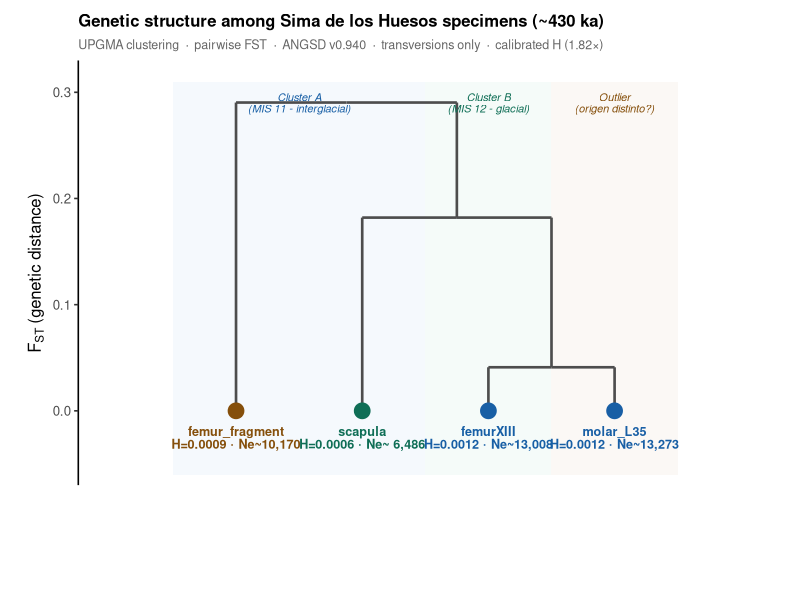

Write the R code that produced this figure.
library(ggplot2)
library(ggdendro)

specs <- c("femurXIII", "molar_L35", "scapula", "femur_fragment")

fst_mat <- matrix(0, 4, 4, dimnames=list(specs, specs))
fst_mat["femurXIII","molar_L35"]     <- fst_mat["molar_L35","femurXIII"]     <- 0.041
fst_mat["femurXIII","scapula"]        <- fst_mat["scapula","femurXIII"]        <- 0.123
fst_mat["femurXIII","femur_fragment"] <- fst_mat["femur_fragment","femurXIII"] <- 0.302
fst_mat["molar_L35","scapula"]        <- fst_mat["scapula","molar_L35"]        <- 0.241
fst_mat["molar_L35","femur_fragment"] <- fst_mat["femur_fragment","molar_L35"] <- 0.284
fst_mat["scapula","femur_fragment"]   <- fst_mat["femur_fragment","scapula"]   <- 0.285

h_vals  <- c(femurXIII=0.001183, molar_L35=0.001207, scapula=0.000590, femur_fragment=0.000925)
ne_vals <- round(h_vals/1.82 / (4*1.25e-8*(1-h_vals/1.82)))

hc     <- hclust(as.dist(fst_mat), method="average")
ddata  <- dendro_data(hc)
lab_df <- label(ddata)
seg_df <- segment(ddata)

col_map <- c(femurXIII="#185FA5", molar_L35="#185FA5",
             scapula="#0F6E56", femur_fragment="#854F0B")
lab_df$color    <- col_map[lab_df$label]
lab_df$ne_label <- sprintf("%s\nH=%.4f · Ne~%s",
                           lab_df$label,
                           h_vals[lab_df$label],
                           format(ne_vals[lab_df$label], big.mark=","))

p <- ggplot() +
  # Fondos de cluster
  annotate("rect", xmin=0.5, xmax=2.5, ymin=-0.06, ymax=0.31,
           fill="#E6F1FB", alpha=0.4) +
  annotate("rect", xmin=2.5, xmax=3.5, ymin=-0.06, ymax=0.31,
           fill="#E6F5F0", alpha=0.4) +
  annotate("rect", xmin=3.5, xmax=4.5, ymin=-0.06, ymax=0.31,
           fill="#F5EDE6", alpha=0.4) +

  # Dendrograma vertical
  geom_segment(data=seg_df,
               aes(x=x, y=y, xend=xend, yend=yend),
               linewidth=0.9, color="grey30") +

  # Puntos en hojas
  geom_point(data=lab_df, aes(x=x, y=0, color=color),
             size=5, show.legend=FALSE) +
  scale_color_identity() +

  # Labels debajo de los puntos
  geom_text(data=lab_df,
            aes(x=x, y=-0.025, label=ne_label, color=color),
            size=3.2, show.legend=FALSE,
            lineheight=0.85, fontface="bold") +

  # Anotaciones de cluster arriba
  annotate("text", x=1.5, y=0.29,
           label="Cluster A\n(MIS 11 - interglacial)",
           size=2.8, color="#185FA5", fontface="italic", lineheight=0.85) +
  annotate("text", x=3.0, y=0.29,
           label="Cluster B\n(MIS 12 - glacial)",
           size=2.8, color="#0F6E56", fontface="italic", lineheight=0.85) +
  annotate("text", x=4.0, y=0.29,
           label="Outlier\n(origen distinto?)",
           size=2.8, color="#854F0B", fontface="italic", lineheight=0.85) +

  scale_y_continuous(
    name   = expression(F[ST]~"(genetic distance)"),
    limits = c(-0.07, 0.33),
    breaks = c(0, 0.1, 0.2, 0.3),
    expand = c(0, 0)
  ) +
  scale_x_continuous(expand=c(0.15, 0.15)) +

  labs(
    title    = "Genetic structure among Sima de los Huesos specimens (~430 ka)",
    subtitle = "UPGMA clustering  \u00b7  pairwise FST  \u00b7  ANGSD v0.940  \u00b7  transversions only  \u00b7  calibrated H (1.82\u00d7)"
  ) +

  theme_classic(base_size=12) +
  theme(
    plot.background  = element_rect(fill="white", color=NA),
    panel.background = element_rect(fill="white", color=NA),
    axis.text.x      = element_blank(),
    axis.ticks.x     = element_blank(),
    axis.title.x     = element_blank(),
    axis.line.x      = element_blank(),
    plot.title       = element_text(size=12, face="bold"),
    plot.subtitle    = element_text(size=9, color="grey40"),
    plot.margin      = margin(10, 20, 80, 20)
  )

ggsave("~/PopSize/results/fst_dendrogram_SH_v3.png",
       p, width=9, height=7, dpi=300, bg="white")
cat("✓ v3 guardado\n")
